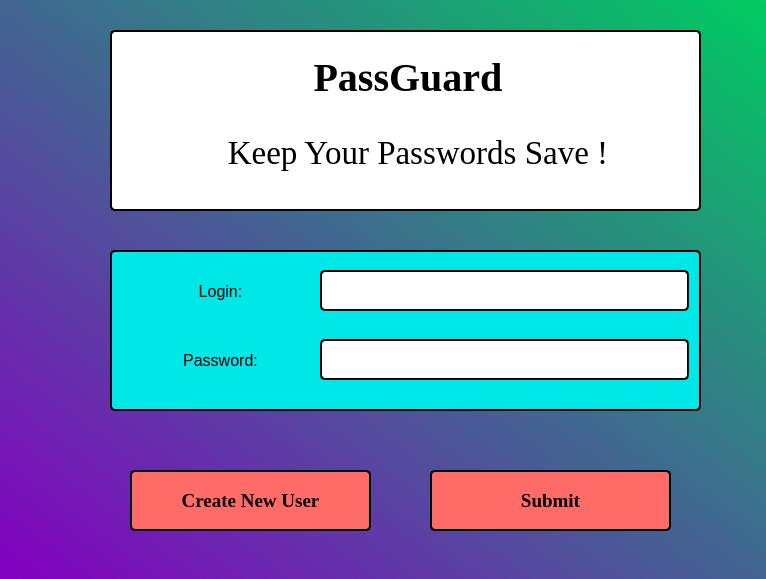
<?xml version="1.0" encoding="UTF-8"?>
<ui version="4.0">
 <class>MainWindow</class>
 <widget class="QMainWindow" name="MainWindow">
  <property name="geometry">
   <rect>
    <x>0</x>
    <y>0</y>
    <width>766</width>
    <height>579</height>
   </rect>
  </property>
  <property name="windowTitle">
   <string>Password Guardian</string>
  </property>
  <property name="windowIcon">
   <iconset>
    <normaloff>padlock.ico</normaloff>padlock.ico</iconset>
  </property>
  <property name="styleSheet">
   <string notr="true">QMainWindow{
background-color: qlineargradient(spread:pad, x1:0, y1:1, x2:1, y2:0, stop:0 rgba(132, 0, 193, 255), stop:1 rgba(0, 204, 97, 255));
}</string>
  </property>
  <widget class="QWidget" name="centralwidget">
   <property name="styleSheet">
    <string notr="true">QPushButton:hover{
	background-color: rgb(206, 34, 34);
}
QPushButton:pressed{
	background-color: rgb(1, 35, 255);
}
QPushButton{
	background-color: rgb(255, 107, 102);
	border: 2px solid black;
	border-radius: 5px;
}
</string>
   </property>
   <widget class="QPushButton" name="submit">
    <property name="geometry">
     <rect>
      <x>430</x>
      <y>470</y>
      <width>241</width>
      <height>61</height>
     </rect>
    </property>
    <property name="font">
     <font>
      <family>Times New Roman</family>
      <pointsize>14</pointsize>
      <weight>75</weight>
      <bold>true</bold>
     </font>
    </property>
    <property name="text">
     <string>Submit</string>
    </property>
    <property name="shortcut">
     <string>Return</string>
    </property>
   </widget>
   <widget class="QFrame" name="frame">
    <property name="geometry">
     <rect>
      <x>110</x>
      <y>30</y>
      <width>591</width>
      <height>181</height>
     </rect>
    </property>
    <property name="styleSheet">
     <string notr="true">QFrame#frame{
	background-color: rgb(255, 255, 255);
	border: 2px solid black;
	border-radius: 5px;
}</string>
    </property>
    <property name="frameShape">
     <enum>QFrame::StyledPanel</enum>
    </property>
    <property name="frameShadow">
     <enum>QFrame::Raised</enum>
    </property>
    <widget class="QLabel" name="title">
     <property name="geometry">
      <rect>
       <x>50</x>
       <y>10</y>
       <width>496</width>
       <height>75</height>
      </rect>
     </property>
     <property name="font">
      <font>
       <family>Times New Roman</family>
       <pointsize>30</pointsize>
       <weight>75</weight>
       <bold>true</bold>
      </font>
     </property>
     <property name="text">
      <string>PassGuard</string>
     </property>
     <property name="alignment">
      <set>Qt::AlignCenter</set>
     </property>
     <property name="margin">
      <number>9</number>
     </property>
    </widget>
    <widget class="QLabel" name="subtitle">
     <property name="geometry">
      <rect>
       <x>60</x>
       <y>80</y>
       <width>496</width>
       <height>86</height>
      </rect>
     </property>
     <property name="font">
      <font>
       <family>Times New Roman</family>
       <pointsize>25</pointsize>
       <underline>false</underline>
       <strikeout>false</strikeout>
       <kerning>true</kerning>
      </font>
     </property>
     <property name="text">
      <string>Keep Your Passwords Save !</string>
     </property>
     <property name="alignment">
      <set>Qt::AlignCenter</set>
     </property>
     <property name="margin">
      <number>8</number>
     </property>
    </widget>
   </widget>
   <widget class="QFrame" name="frame_2">
    <property name="geometry">
     <rect>
      <x>110</x>
      <y>250</y>
      <width>591</width>
      <height>161</height>
     </rect>
    </property>
    <property name="styleSheet">
     <string notr="true">QFrame#frame_2{
	background-color: rgb(0, 231, 231);
	border: 2px solid black;
	border-radius: 5px;
}
QLineEdit{
	border: 2px solid black;
	border-radius: 5px;
}</string>
    </property>
    <property name="frameShape">
     <enum>QFrame::StyledPanel</enum>
    </property>
    <property name="frameShadow">
     <enum>QFrame::Raised</enum>
    </property>
    <widget class="QWidget" name="verticalLayoutWidget_2">
     <property name="geometry">
      <rect>
       <x>20</x>
       <y>10</y>
       <width>181</width>
       <height>131</height>
      </rect>
     </property>
     <layout class="QVBoxLayout" name="verticalLayout_2">
      <item>
       <widget class="QLabel" name="label_login">
        <property name="font">
         <font>
          <pointsize>12</pointsize>
         </font>
        </property>
        <property name="text">
         <string>Login:</string>
        </property>
        <property name="alignment">
         <set>Qt::AlignCenter</set>
        </property>
       </widget>
      </item>
      <item>
       <widget class="QLabel" name="label_pass">
        <property name="font">
         <font>
          <pointsize>12</pointsize>
         </font>
        </property>
        <property name="text">
         <string>Password:</string>
        </property>
        <property name="alignment">
         <set>Qt::AlignCenter</set>
        </property>
       </widget>
      </item>
     </layout>
    </widget>
    <widget class="QLineEdit" name="lineEdit_login">
     <property name="geometry">
      <rect>
       <x>210</x>
       <y>20</y>
       <width>369</width>
       <height>41</height>
      </rect>
     </property>
     <property name="minimumSize">
      <size>
       <width>0</width>
       <height>30</height>
      </size>
     </property>
     <property name="font">
      <font>
       <family>Times New Roman</family>
       <pointsize>12</pointsize>
      </font>
     </property>
     <property name="alignment">
      <set>Qt::AlignCenter</set>
     </property>
    </widget>
    <widget class="QLineEdit" name="lineEdit_pass">
     <property name="geometry">
      <rect>
       <x>210</x>
       <y>89</y>
       <width>369</width>
       <height>41</height>
      </rect>
     </property>
     <property name="minimumSize">
      <size>
       <width>0</width>
       <height>30</height>
      </size>
     </property>
     <property name="font">
      <font>
       <family>Times New Roman</family>
       <pointsize>12</pointsize>
      </font>
     </property>
     <property name="echoMode">
      <enum>QLineEdit::Password</enum>
     </property>
     <property name="alignment">
      <set>Qt::AlignCenter</set>
     </property>
    </widget>
   </widget>
   <widget class="QPushButton" name="create_user">
    <property name="geometry">
     <rect>
      <x>130</x>
      <y>470</y>
      <width>241</width>
      <height>61</height>
     </rect>
    </property>
    <property name="font">
     <font>
      <family>Times New Roman</family>
      <pointsize>14</pointsize>
      <weight>75</weight>
      <bold>true</bold>
     </font>
    </property>
    <property name="text">
     <string>Create New User</string>
    </property>
   </widget>
  </widget>
 </widget>
 <resources/>
 <connections/>
</ui>
